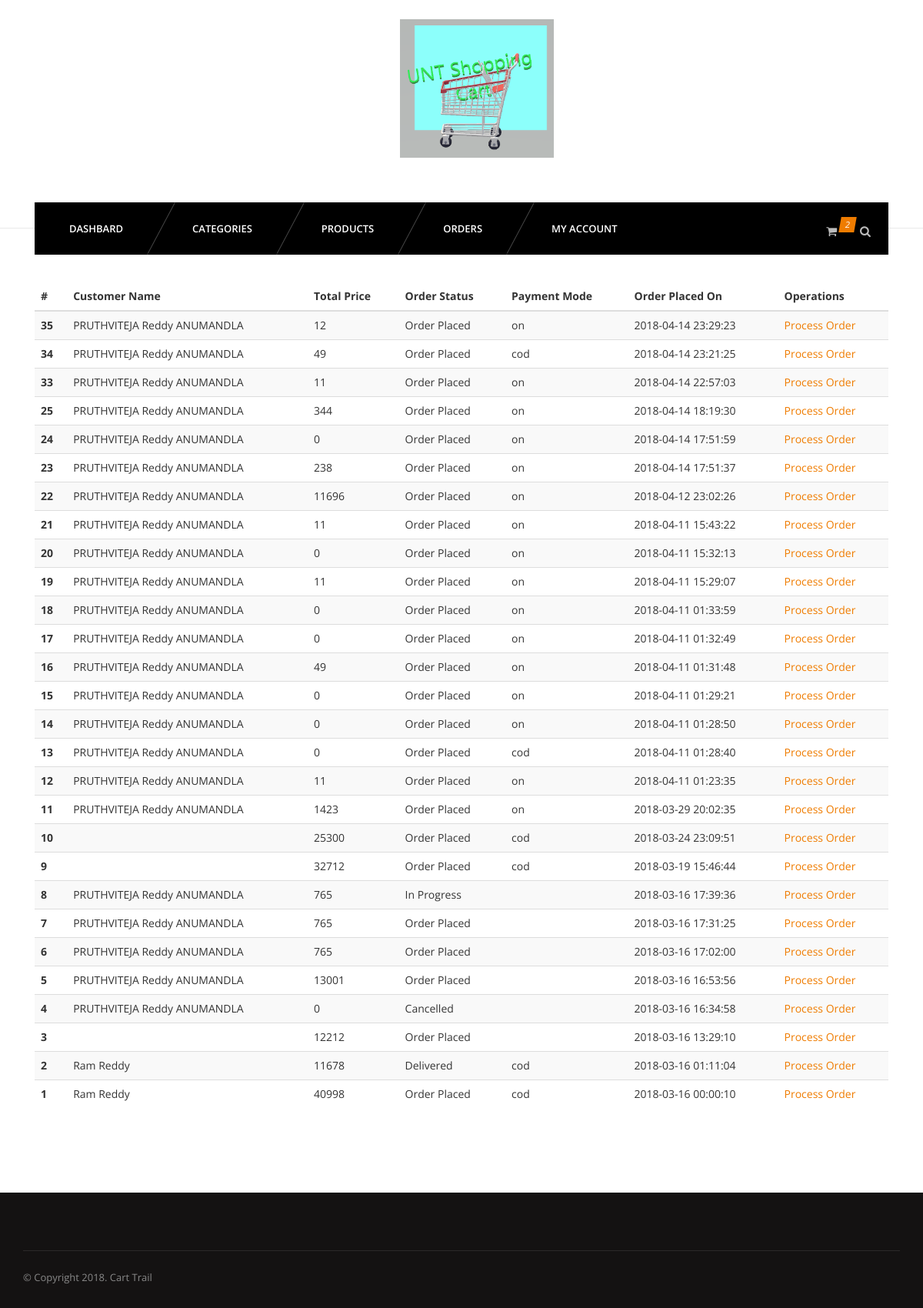
Screenshot of /admin/orders.php (signed in) with the database file from the repository.
### tables this page shows
CREATE TABLE `orders` (
  `id` int(11) NOT NULL,
  `uid` int(11) NOT NULL,
  `totalprice` varchar(255) NOT NULL,
  `orderstatus` varchar(255) NOT NULL,
  `paymentmode` varchar(255) NOT NULL,
  `timestamp` datetime NOT NULL DEFAULT CURRENT_TIMESTAMP
);

CREATE TABLE `usersmeta` (
  `id` int(11) NOT NULL,
  `uid` int(11) NOT NULL,
  `firstname` varchar(255) NOT NULL,
  `lastname` varchar(255) NOT NULL,
  `company` varchar(255) NOT NULL,
  `address1` varchar(255) NOT NULL,
  `address2` varchar(255) NOT NULL,
  `city` varchar(255) NOT NULL,
  `state` varchar(255) NOT NULL,
  `country` varchar(255) NOT NULL,
  `zip` varchar(255) NOT NULL,
  `mobile` varchar(255) NOT NULL
);

### admin/orders.php (the view, shortened to what this page needs)
<?php include 'inc/header.php' ?>
<?php include 'inc/nav.php' ?>
<section id="content">
	<div class="content-blog">
		<div class="container">
			<table class="table table-striped">
				<thead>
					<tr>
						<th>#</th>
						<th>Customer Name</th>
						<th>Total Price</th>
						<th>Order Status</th>
						<th>Payment Mode</th>
						<th>Order Placed On</th>
						<th>Operations</th>
					</tr>
				</thead>
				<tbody>
				<?php
					$sql = "SELECT o.id, o.totalprice, o.orderstatus, o.paymentmode, o.`timestamp`, u.firstname, u.lastname FROM orders o JOIN usersmeta u WHERE o.uid=u.uid ORDER BY o.id DESC";
					$res = mysqli_query($connection, $sql);
					while ($r = mysqli_fetch_assoc($res)) {
				?>
					<tr>
						<th scope="row"><?php echo $r['id']; ?></th>
						<td><?php echo $r['firstname']. " " . $r['lastname']; ?></td>
						<td><?php echo $r['totalprice']; ?></td>
						<td><?php echo $r['orderstatus']; ?></td>
						<td><?php echo $r['paymentmode']; ?></td>
						<td><?php echo $r['timestamp']; ?></td>
						<td><a href="order-process.php?id=<?php echo $r['id']; ?>">Process Order</a></td>
					</tr>
				<?php } ?>
				</tbody>
			</table>
		</div>
	</div>
</section>
<?php include 'inc/footer.php' ?>

### css/light.css (style rules this page uses)
body { background-color:#fff; }

### rows the page displays
orders: id "35", usersmeta.firstname "PRUTHVITEJA Reddy", usersmeta.lastname "ANUMANDLA", totalprice "12", orderstatus "Order Placed", paymentmode "on", timestamp "2018-04-14 23:29:23"
orders: id "34", usersmeta.firstname "PRUTHVITEJA Reddy", usersmeta.lastname "ANUMANDLA", totalprice "49", orderstatus "Order Placed", paymentmode "cod", timestamp "2018-04-14 23:21:25"
orders: id "33", usersmeta.firstname "PRUTHVITEJA Reddy", usersmeta.lastname "ANUMANDLA", totalprice "11", orderstatus "Order Placed", paymentmode "on", timestamp "2018-04-14 22:57:03"
orders: id "25", usersmeta.firstname "PRUTHVITEJA Reddy", usersmeta.lastname "ANUMANDLA", totalprice "344", orderstatus "Order Placed", paymentmode "on", timestamp "2018-04-14 18:19:30"
orders: id "24", usersmeta.firstname "PRUTHVITEJA Reddy", usersmeta.lastname "ANUMANDLA", totalprice "0", orderstatus "Order Placed", paymentmode "on", timestamp "2018-04-14 17:51:59"
orders: id "23", usersmeta.firstname "PRUTHVITEJA Reddy", usersmeta.lastname "ANUMANDLA", totalprice "238", orderstatus "Order Placed", paymentmode "on", timestamp "2018-04-14 17:51:37"
orders: id "22", usersmeta.firstname "PRUTHVITEJA Reddy", usersmeta.lastname "ANUMANDLA", totalprice "11696", orderstatus "Order Placed", paymentmode "on", timestamp "2018-04-12 23:02:26"
orders: id "21", usersmeta.firstname "PRUTHVITEJA Reddy", usersmeta.lastname "ANUMANDLA", totalprice "11", orderstatus "Order Placed", paymentmode "on", timestamp "2018-04-11 15:43:22"
orders: id "20", usersmeta.firstname "PRUTHVITEJA Reddy", usersmeta.lastname "ANUMANDLA", totalprice "0", orderstatus "Order Placed", paymentmode "on", timestamp "2018-04-11 15:32:13"
orders: id "19", usersmeta.firstname "PRUTHVITEJA Reddy", usersmeta.lastname "ANUMANDLA", totalprice "11", orderstatus "Order Placed", paymentmode "on", timestamp "2018-04-11 15:29:07"
orders: id "18", usersmeta.firstname "PRUTHVITEJA Reddy", usersmeta.lastname "ANUMANDLA", totalprice "0", orderstatus "Order Placed", paymentmode "on", timestamp "2018-04-11 01:33:59"
orders: id "17", usersmeta.firstname "PRUTHVITEJA Reddy", usersmeta.lastname "ANUMANDLA", totalprice "0", orderstatus "Order Placed", paymentmode "on", timestamp "2018-04-11 01:32:49"
orders: id "16", usersmeta.firstname "PRUTHVITEJA Reddy", usersmeta.lastname "ANUMANDLA", totalprice "49", orderstatus "Order Placed", paymentmode "on", timestamp "2018-04-11 01:31:48"
orders: id "15", usersmeta.firstname "PRUTHVITEJA Reddy", usersmeta.lastname "ANUMANDLA", totalprice "0", orderstatus "Order Placed", paymentmode "on", timestamp "2018-04-11 01:29:21"
orders: id "14", usersmeta.firstname "PRUTHVITEJA Reddy", usersmeta.lastname "ANUMANDLA", totalprice "0", orderstatus "Order Placed", paymentmode "on", timestamp "2018-04-11 01:28:50"
orders: id "13", usersmeta.firstname "PRUTHVITEJA Reddy", usersmeta.lastname "ANUMANDLA", totalprice "0", orderstatus "Order Placed", paymentmode "cod", timestamp "2018-04-11 01:28:40"
orders: id "12", usersmeta.firstname "PRUTHVITEJA Reddy", usersmeta.lastname "ANUMANDLA", totalprice "11", orderstatus "Order Placed", paymentmode "on", timestamp "2018-04-11 01:23:35"
orders: id "11", usersmeta.firstname "PRUTHVITEJA Reddy", usersmeta.lastname "ANUMANDLA", totalprice "1423", orderstatus "Order Placed", paymentmode "on", timestamp "2018-03-29 20:02:35"
orders: id "10", totalprice "25300", orderstatus "Order Placed", paymentmode "cod", timestamp "2018-03-24 23:09:51"
orders: id "9", totalprice "32712", orderstatus "Order Placed", paymentmode "cod", timestamp "2018-03-19 15:46:44"
orders: id "8", usersmeta.firstname "PRUTHVITEJA Reddy", usersmeta.lastname "ANUMANDLA", totalprice "765", orderstatus "In Progress", timestamp "2018-03-16 17:39:36"
orders: id "7", usersmeta.firstname "PRUTHVITEJA Reddy", usersmeta.lastname "ANUMANDLA", totalprice "765", orderstatus "Order Placed", timestamp "2018-03-16 17:31:25"
orders: id "6", usersmeta.firstname "PRUTHVITEJA Reddy", usersmeta.lastname "ANUMANDLA", totalprice "765", orderstatus "Order Placed", timestamp "2018-03-16 17:02:00"
orders: id "5", usersmeta.firstname "PRUTHVITEJA Reddy", usersmeta.lastname "ANUMANDLA", totalprice "13001", orderstatus "Order Placed", timestamp "2018-03-16 16:53:56"
orders: id "4", usersmeta.firstname "PRUTHVITEJA Reddy", usersmeta.lastname "ANUMANDLA", totalprice "0", orderstatus "Cancelled", timestamp "2018-03-16 16:34:58"
orders: id "3", totalprice "12212", orderstatus "Order Placed", timestamp "2018-03-16 13:29:10"
orders: id "2", usersmeta.firstname "Ram", usersmeta.lastname "Reddy", totalprice "11678", orderstatus "Delivered", paymentmode "cod", timestamp "2018-03-16 01:11:04"
orders: id "1", usersmeta.firstname "Ram", usersmeta.lastname "Reddy", totalprice "40998", orderstatus "Order Placed", paymentmode "cod", timestamp "2018-03-16 00:00:10"
